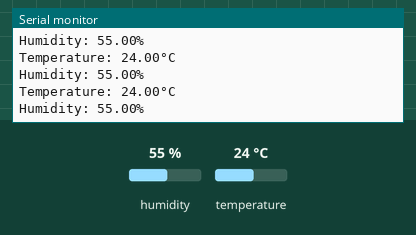
Bench run of a sketch on a simulated Arduino Uno, built with avr-gcc and run on an emulated ATmega328P. Shown: the last lines printed to the serial monitor. The test bench sets the inputs (shaded band); at power-on: humidity 55 %, temperature 24 °C.

Above: at 3.8 s.
3.9 s: humidity set to 22 %
At 5.9 s:
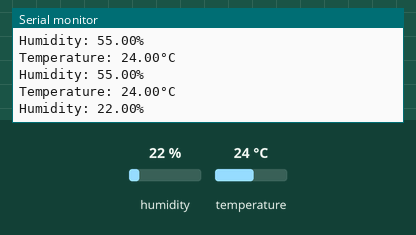
10.1 s: temperature set to 12 °C
At 10.7 s:
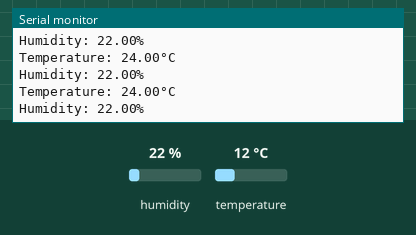
13.0 s: humidity set to 40 %
At 13.6 s:
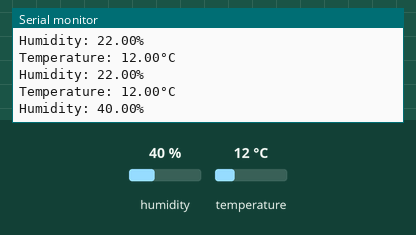
Timing chart, 0 to 16.0 s (numbered marks = the images above; inputs shaded):
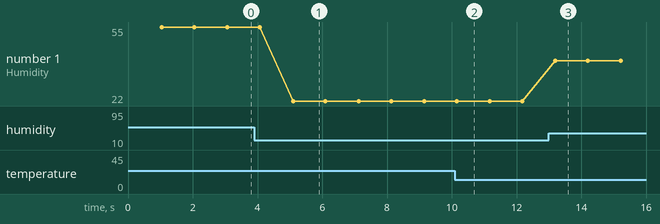

Measured:
- after the input at 3.9 s, the serial monitor: prints a new line after 1.2 s (image 1)
- after the input at 13.0 s, the serial monitor: prints a new line after 0.20 s (image 3)
- plotted number 1: 55 → 22 after the input at 3.9 s, 22 → 40 after the input at 13.0 s

The sketch:

Task_1.1.7.ino
```cpp
#include <Adafruit_Sensor.h>
#include <DHT.h>
#include <DHT_U.h>

#define DHTPIN 2
#define DHTTYPE    DHT11

DHT dht(DHTPIN, DHTTYPE);

uint32_t delayMS;

void setup() {
  Serial.begin(9600);
  dht.begin();
  delayMS =1000;
}

void loop() {
  delay(delayMS);
  float h = dht.readHumidity();
  float t = dht.readTemperature();


  if (isnan(t)) {
    Serial.println(F("Error reading temperature!"));
  }
  else {
    Serial.print(F("Temperature: "));
    Serial.print(t);
    Serial.println(F("°C"));
  }

  if (isnan(h)) {
    Serial.println(F("Error reading humidity!"));
  }
  else {
    Serial.print(F("Humidity: "));
    Serial.print(h);
    Serial.println(F("%"));
  }
}
```
